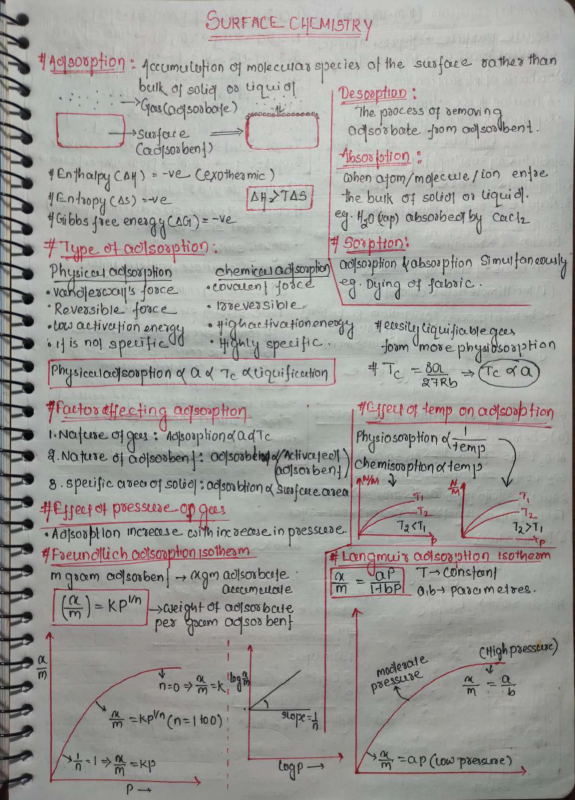
#> input picture sample_images/WhatsApp Image 2026-01-23 at 11.10.18 AM (1).jpeg, 1150 x 1600 px (shown at 1/2 size)
$ python -i image_processor.py   (imports and definitions only)
#> lines starting #> are read from the running program, lines starting #| are printed output that depends on the picture; after the words box and inside, x2 and y2 are one past the last pixel; in counts of white or black regions, pixels touching at a corner belong together
"""
Image Preprocessing Module
This module handles image preprocessing to improve OCR accuracy.
"""

import cv2
import numpy as np
from PIL import Image


def load_image(image_path):
    """
    Load an image from the specified path.

    Args:
        image_path (str): Path to the image file

    Returns:
        numpy.ndarray: Loaded image in BGR format

    Raises:
        FileNotFoundError: If the image file doesn't exist
        Exception: If the image cannot be loaded
    """
    image = cv2.imread(image_path)
    if image is None:
        raise FileNotFoundError(f"Could not load image from {image_path}")
    return image


def convert_to_grayscale(image):
    """
    Convert image to grayscale.

    Args:
        image (numpy.ndarray): Input image in BGR format

    Returns:
        numpy.ndarray: Grayscale image
    """
    return cv2.cvtColor(image, cv2.COLOR_BGR2GRAY)


def apply_denoising(image):
    """
    Apply denoising to reduce image noise.

    Args:
        image (numpy.ndarray): Grayscale image

    Returns:
        numpy.ndarray: Denoised image
    """
    return cv2.fastNlMeansDenoising(image, None, 10, 7, 21)


def apply_thresholding(image):
    """
    Apply adaptive thresholding to create binary image.

    Args:
        image (numpy.ndarray): Grayscale image

    Returns:
        numpy.ndarray: Binary thresholded image
    """
    return cv2.adaptiveThreshold(
        image, 255, cv2.ADAPTIVE_THRESH_GAUSSIAN_C,
        cv2.THRESH_BINARY, 11, 2
    )


def deskew_image(image):
    """
    Detect and correct image skew.

    Args:
        image (numpy.ndarray): Binary image

    Returns:
        numpy.ndarray: Deskewed image
    """
    coords = np.column_stack(np.where(image > 0))
    if len(coords) == 0:
        return image

    angle = cv2.minAreaRect(coords)[-1]

    # Adjust angle
    if angle < -45:
        angle = -(90 + angle)
    else:
        angle = -angle

    # Rotate image if skew is significant
    if abs(angle) > 0.5:
        (h, w) = image.shape[:2]
        center = (w // 2, h // 2)
        M = cv2.getRotationMatrix2D(center, angle, 1.0)
        rotated = cv2.warpAffine(
            image, M, (w, h),
            flags=cv2.INTER_CUBIC,
            borderMode=cv2.BORDER_REPLICATE
        )
        return rotated

    return image


def enhance_contrast(image):
    """
    Enhance image contrast using CLAHE.

    Args:
        image (numpy.ndarray): Grayscale image

    Returns:
        numpy.ndarray: Contrast-enhanced image
    """
    clahe = cv2.createCLAHE(clipLimit=2.0, tileGridSize=(8, 8))
    return clahe.apply(image)


def resize_image(image, scale_factor=2.0):
    """
    Resize image to improve OCR accuracy.

    Args:
        image (numpy.ndarray): Input image
        scale_factor (float): Factor to scale the image (default: 2.0)

    Returns:
        numpy.ndarray: Resized image
    """
    width = int(image.shape[1] * scale_factor)
    height = int(image.shape[0] * scale_factor)
    return cv2.resize(image, (width, height), interpolation=cv2.INTER_CUBIC)


def preprocess_image(image_path):
    """
    Complete preprocessing pipeline for an image.

    Args:
        image_path (str): Path to the image file

    Returns:
        PIL.Image: Preprocessed image ready for OCR

    Raises:
        Exception: If preprocessing fails
    """
    try:
        # Load image
        image = load_image(image_path)
#> in load_image, image is the input picture: shape (1600, 1150, 3); mean B, G, R 154, 157.8, 158.7

        # Convert to grayscale
        gray = convert_to_grayscale(image)
#> in convert_to_grayscale, `return cv2.cvtColor(image, cv2.COLOR_BGR2GRAY)`:
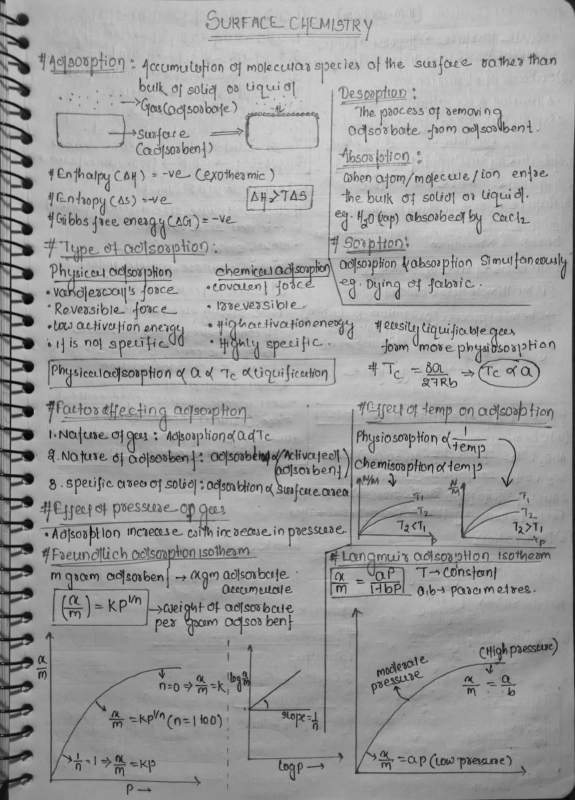
#> returned value: shape (1600, 1150) (shown at 1/2 size); min 1, max 218, mean 157.6

        # Enhance contrast
        enhanced = enhance_contrast(gray)
#> in enhance_contrast, `return clahe.apply(image)`:
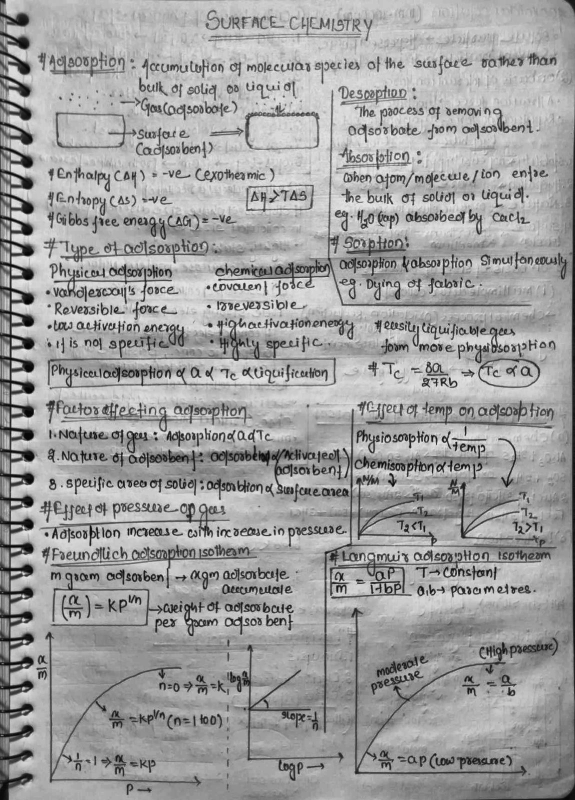
#> returned value: shape (1600, 1150) (shown at 1/2 size); min 1, max 236, mean 159.4

        # Apply denoising
        denoised = apply_denoising(enhanced)

        # Apply thresholding
        threshold = apply_thresholding(denoised)
#> in apply_thresholding, `return cv2.adaptiveThreshold( image, 255, cv2.ADAPTIVE_THRESH_GAUSSIAN..`:
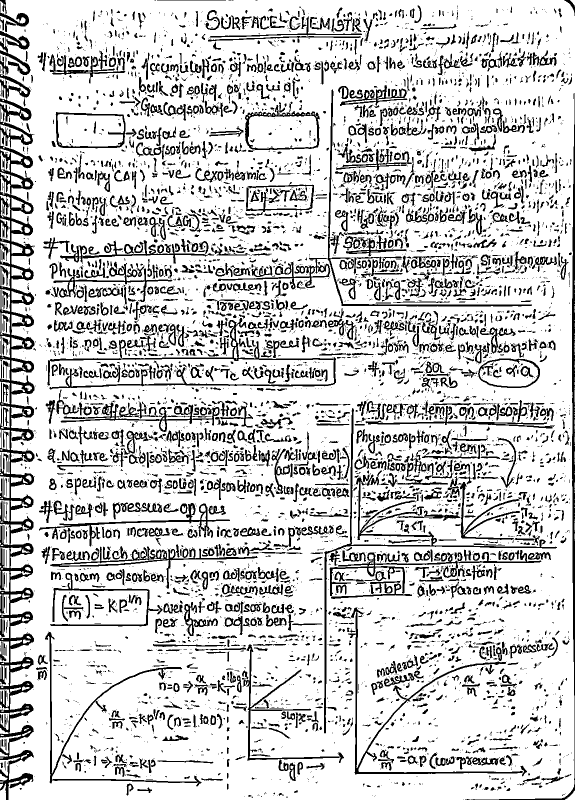
#> returned value: shape (1600, 1150) (shown at 1/2 size); 80.3% white; 7450 black regions (4874 under 20 px), largest, box (x1, y1, x2, y2) and area: (0, 148, 70, 1600) 33668, (648, 816, 1114, 1467) 6033, (941, 186, 1150, 1600) 5754

        # Deskew image
        deskewed = deskew_image(threshold)
#> in deskew_image, `coords = np.column_stack(np.where(image > 0))`: coords = 1478339 pairs, first value 0 to 1599, second value 0 to 1149
#> in deskew_image, `angle = cv2.minAreaRect(coords)[-1]`: angle = -90
#> in deskew_image, `angle = -(90 + angle)`: angle = 0

        # Resize for better OCR
        resized = resize_image(deskewed, scale_factor=2.0)
#> in resize_image, `return cv2.resize(image, (width, height), interpolation=cv2.INTER_CUBIC)`:
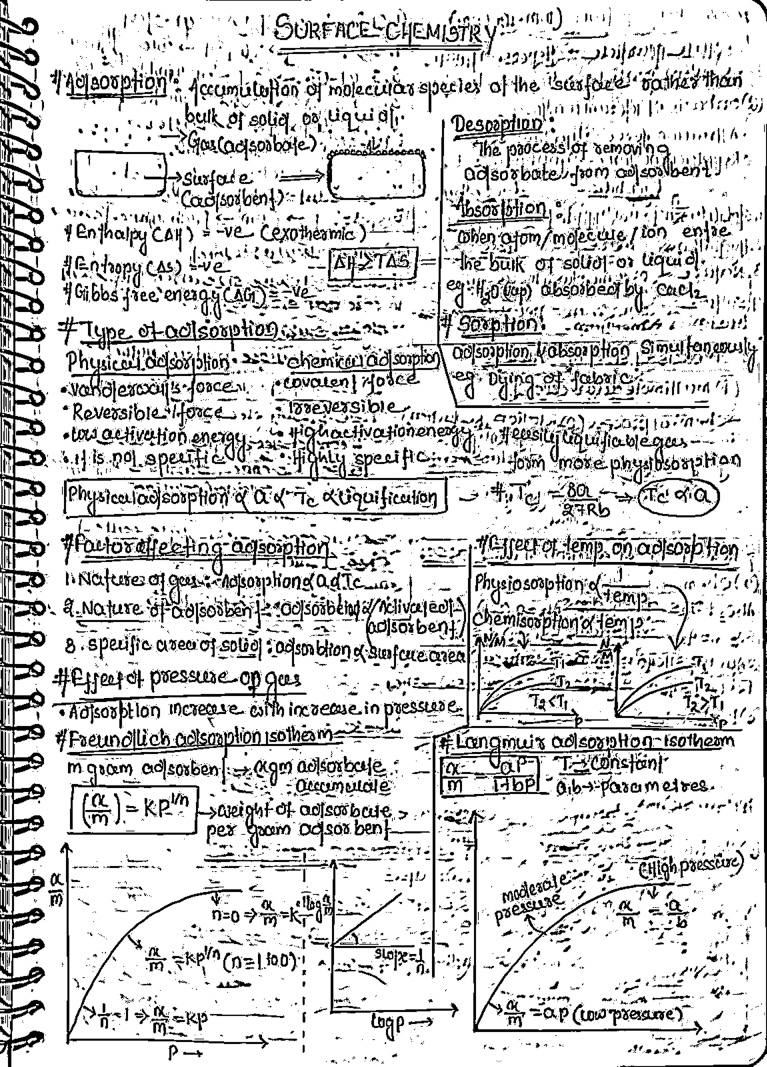
#> returned value: shape (3200, 2300) (shown at 1/3 size); min 0, max 255, mean 204.5

        # Convert to PIL Image for Tesseract
        pil_image = Image.fromarray(resized)

        return pil_image

    except Exception as e:
        raise Exception(f"Image preprocessing failed: {str(e)}")

>>> result = preprocess_image('../sample_images/WhatsApp Image 2026-01-23 at 11.10.18 AM (1).jpeg')

$ run again, on sample_images/WhatsApp Image 2026-01-23 at 11.10.19 AM (1).jpeg
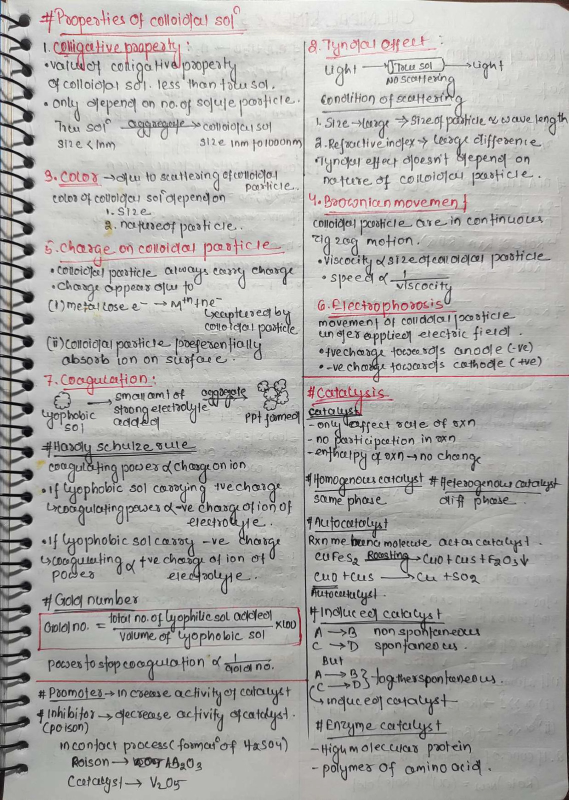
#> input picture sample_images/WhatsApp Image 2026-01-23 at 11.10.19 AM (1).jpeg, 1137 x 1600 px (shown at 1/2 size)
#> in load_image, image is the input picture: shape (1600, 1137, 3); mean B, G, R 169.6, 172.1, 173.3
#> in apply_thresholding, `return cv2.adaptiveThreshold( image, 255, cv2.ADAPTIVE_THRESH_GAUSSIAN..`:
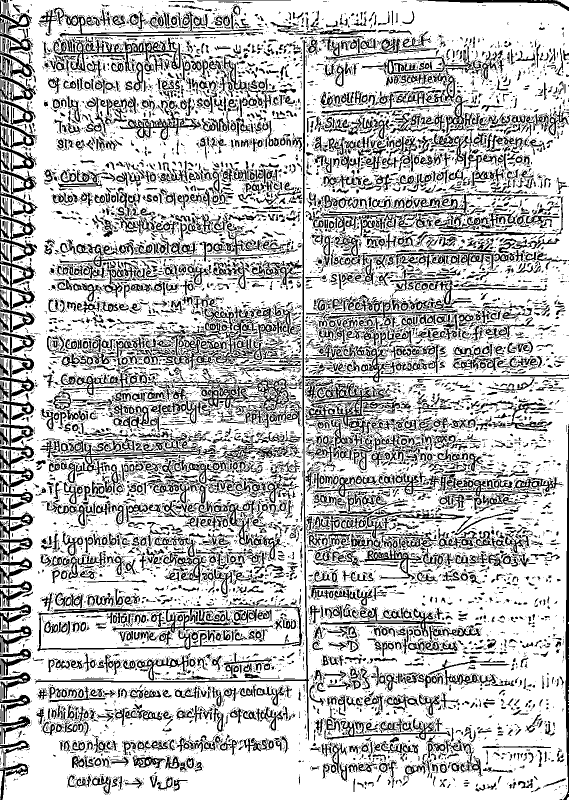
#> returned value: shape (1600, 1137) (shown at 1/2 size); 74.4% white; 18276 black regions (15058 under 20 px), largest, box (x1, y1, x2, y2) and area: (71, 80, 1137, 1481) 8332, (0, 430, 74, 666) 5592, (75, 1212, 605, 1303) 5228
#> coords = 1353774 pairs, first value 0 to 1599, second value 0 to 1136
#> in deskew_image, `angle = cv2.minAreaRect(coords)[-1]`: angle = -90
#> in deskew_image, `angle = -(90 + angle)`: angle = 0
#> in resize_image, `return cv2.resize(image, (width, height), interpolation=cv2.INTER_CUBIC)`:
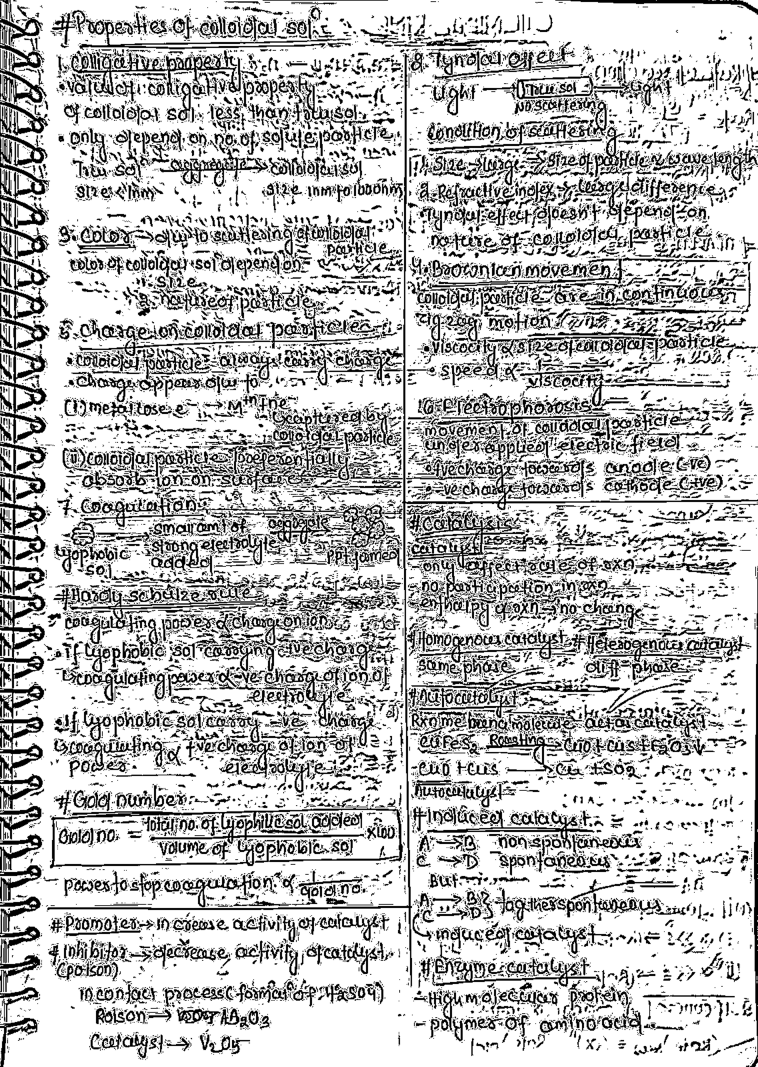
#> returned value: shape (3200, 2274) (shown at 1/3 size); min 0, max 255, mean 188.7

$ run again, on sample_images/WhatsApp Image 2026-01-23 at 11.10.19 AM.jpeg
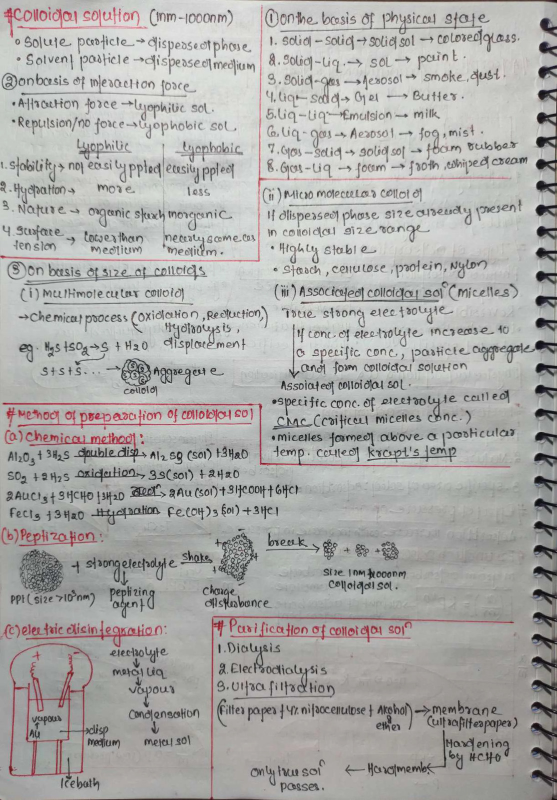
#> input picture sample_images/WhatsApp Image 2026-01-23 at 11.10.19 AM.jpeg, 1114 x 1600 px (shown at 1/2 size)
#> in load_image, image is the input picture: shape (1600, 1114, 3); mean B, G, R 168.9, 170.9, 171.6
#> in apply_thresholding, `return cv2.adaptiveThreshold( image, 255, cv2.ADAPTIVE_THRESH_GAUSSIAN..`:
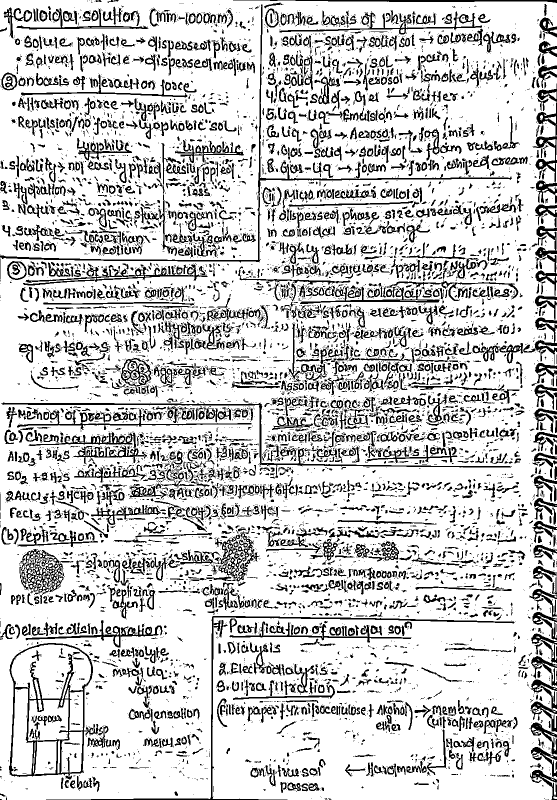
#> returned value: shape (1600, 1114) (shown at 1/2 size); 79.6% white; 10367 black regions (7823 under 20 px), largest, box (x1, y1, x2, y2) and area: (18, 1286, 197, 1559) 6593, (0, 9, 1024, 525) 5232, (92, 1232, 1029, 1600) 4202
#> coords = 1417963 pairs, first value 0 to 1599, second value 0 to 1113
#> in deskew_image, `angle = cv2.minAreaRect(coords)[-1]`: angle = -90
#> in deskew_image, `angle = -(90 + angle)`: angle = 0
#> in resize_image, `return cv2.resize(image, (width, height), interpolation=cv2.INTER_CUBIC)`:
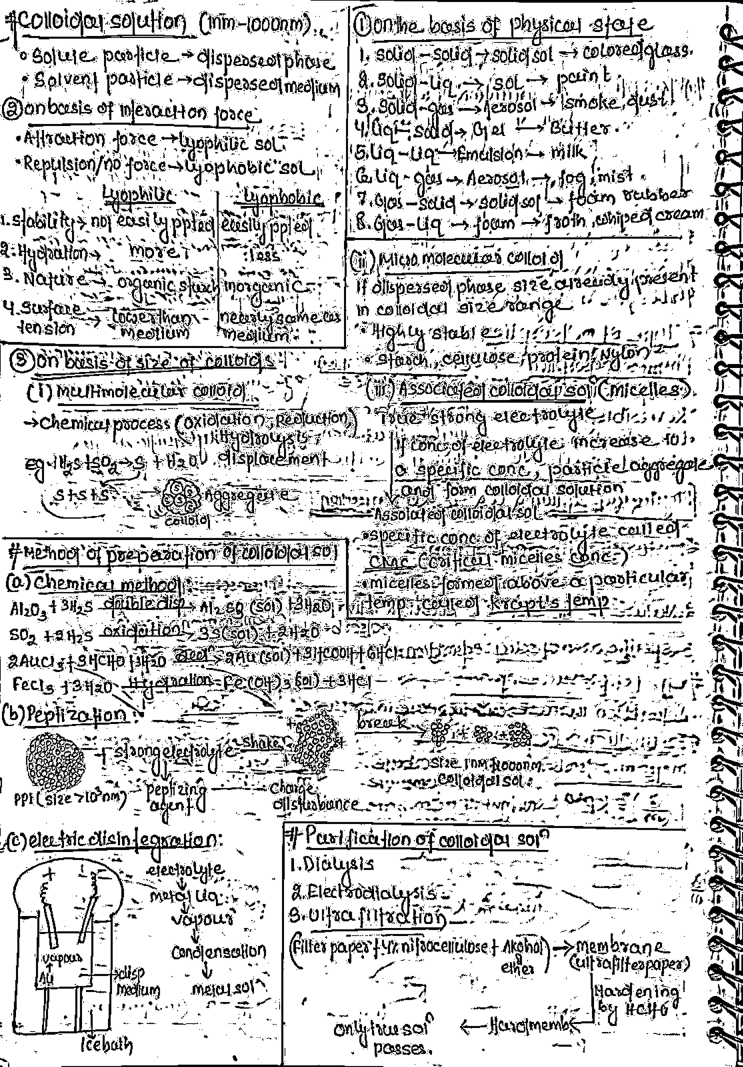
#> returned value: shape (3200, 2228) (shown at 1/3 size); min 0, max 255, mean 202.3
